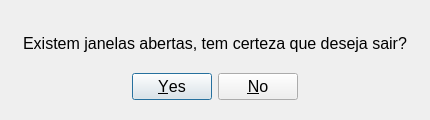
<?xml version="1.0" encoding="UTF-8"?>
<ui version="4.0">
 <class>ConfirmDialog</class>
 <widget class="QDialog" name="ConfirmDialog">
  <property name="windowModality">
   <enum>Qt::WindowModal</enum>
  </property>
  <property name="geometry">
   <rect>
    <x>0</x>
    <y>0</y>
    <width>430</width>
    <height>120</height>
   </rect>
  </property>
  <property name="minimumSize">
   <size>
    <width>430</width>
    <height>120</height>
   </size>
  </property>
  <property name="maximumSize">
   <size>
    <width>430</width>
    <height>150</height>
   </size>
  </property>
  <property name="font">
   <font>
    <stylestrategy>PreferDefault</stylestrategy>
   </font>
  </property>
  <property name="windowTitle">
   <string>Diálogo de confirmação</string>
  </property>
  <property name="modal">
   <bool>true</bool>
  </property>
  <layout class="QGridLayout" name="gridLayout_2">
   <item row="0" column="0">
    <widget class="QFrame" name="verticalFrame">
     <property name="sizePolicy">
      <sizepolicy hsizetype="Preferred" vsizetype="Expanding">
       <horstretch>0</horstretch>
       <verstretch>0</verstretch>
      </sizepolicy>
     </property>
     <property name="font">
      <font>
       <pointsize>12</pointsize>
       <stylestrategy>PreferDefault</stylestrategy>
      </font>
     </property>
     <layout class="QGridLayout" name="gridLayout">
      <item row="0" column="0">
       <widget class="QLabel" name="label">
        <property name="text">
         <string>Existem janelas abertas, tem certeza que deseja sair?</string>
        </property>
        <property name="alignment">
         <set>Qt::AlignCenter</set>
        </property>
        <property name="wordWrap">
         <bool>true</bool>
        </property>
       </widget>
      </item>
      <item row="1" column="0">
       <widget class="QDialogButtonBox" name="buttonBox">
        <property name="orientation">
         <enum>Qt::Horizontal</enum>
        </property>
        <property name="standardButtons">
         <set>QDialogButtonBox::No|QDialogButtonBox::Yes</set>
        </property>
        <property name="centerButtons">
         <bool>true</bool>
        </property>
       </widget>
      </item>
     </layout>
    </widget>
   </item>
  </layout>
 </widget>
 <resources/>
 <connections/>
</ui>
